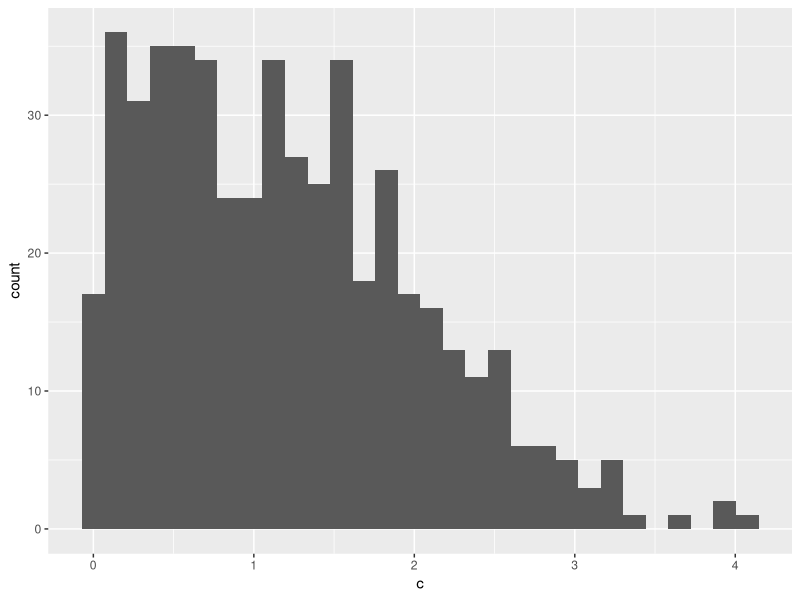

Write R code to recreate this figure.
## ---- chunk 1
library(tidyverse)

samp = rnorm(100)
length(samp)

plot_df = tibble(
  x = rnorm(100),
  y = 1 + 2 ^ x + rnorm(100)
)

z = 1
## ---- chunk 2
df = tibble(
  a = rnorm(500, mean = 1),
  b = a > 0,
  c = abs(a)
)

ggplot(df, aes(c)) + geom_histogram()
## ---- chunk 3
med = median(pull(df, c))
